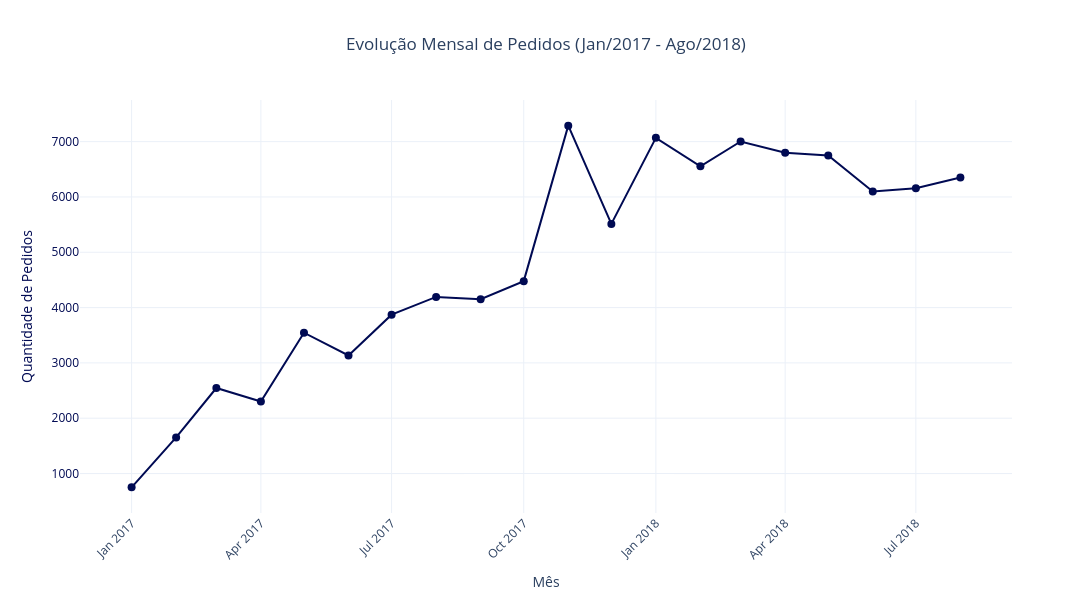

The code cell stored with this chart in its notebook:
### Markdown cell above
**Sobre o período analisado:** Optamos por analisar a partir de janeiro/2017, já que os meses anteriores tiveram volumes muito baixos (sendo que setembro e dezembro de 2016 registraram apenas 1 pedido cada).

### Code cell
import plotly.graph_objects as go

# Converte ano_mes pra texto (se ainda não foi convertido)
evolucao_mensal['ano_mes_str'] = evolucao_mensal['ano_mes'].astype(str)

# Cria a figura vazia
fig_pedidos = go.Figure()

# Adiciona a linha de pedidos (azul-marinho)
fig_pedidos.add_trace(
    go.Scatter(
        x=evolucao_mensal['ano_mes_str'],
        y=evolucao_mensal['qtd_pedidos'],
        name='Pedidos',
        mode='lines+markers',
        line=dict(color='#000A53', width=2),
        marker=dict(size=8, symbol='circle')
    )
)

# Configura o layout no mesmo padrão do gráfico combinado
fig_pedidos.update_layout(
    title=dict(
        text='Evolução Mensal de Pedidos (Jan/2017 - Ago/2018)',
        x=0.5,
        xanchor='center'
    ),
    xaxis=dict(title='Mês', tickangle=-45),
    yaxis=dict(
        title=dict(text='Quantidade de Pedidos', font=dict(color='#000A53')),
        tickfont=dict(color='#000A53')
    ),
    template='plotly_white',
    showlegend=False,
    width=1200,
    height=600
)

fig_pedidos.show()

### Figure 1 — Plotly figure (JSON) as saved in the notebook; plotly's stock layout.template omitted (floating-point values rounded to 4 significant figures)
{"data": [{"line": {"color": "#000A53", "width": 2}, "marker": {"size": 8, "symbol": "circle"}, "mode": "lines+markers", "name": "Pedidos", "type": "scatter", "x": ["2017-01", "2017-02", "2017-03", "2017-04", "2017-05", "2017-06", "2017-07", "2017-08", "2017-09", "2017-10", "2017-11", "2017-12", "2018-01", "2018-02", "2018-03", "2018-04", "2018-05", "2018-06", "2018-07", "2018-08"], "y": [750, 1653, 2546, 2303, 3546, 3135, 3872, 4193, 4150, 4478, 7289, 5513, 7069, 6555, 7003, 6798, 6749, 6099, 6159, 6351]}], "layout": {"height": 600, "showlegend": false, "title": {"text": "Evolução Mensal de Pedidos (Jan/2017 - Ago/2018)", "x": 0.5, "xanchor": "center"}, "width": 1200, "xaxis": {"tickangle": -45, "title": {"text": "Mês"}}, "yaxis": {"tickfont": {"color": "#000A53"}, "title": {"font": {"color": "#000A53"}, "text": "Quantidade de Pedidos"}}}}
